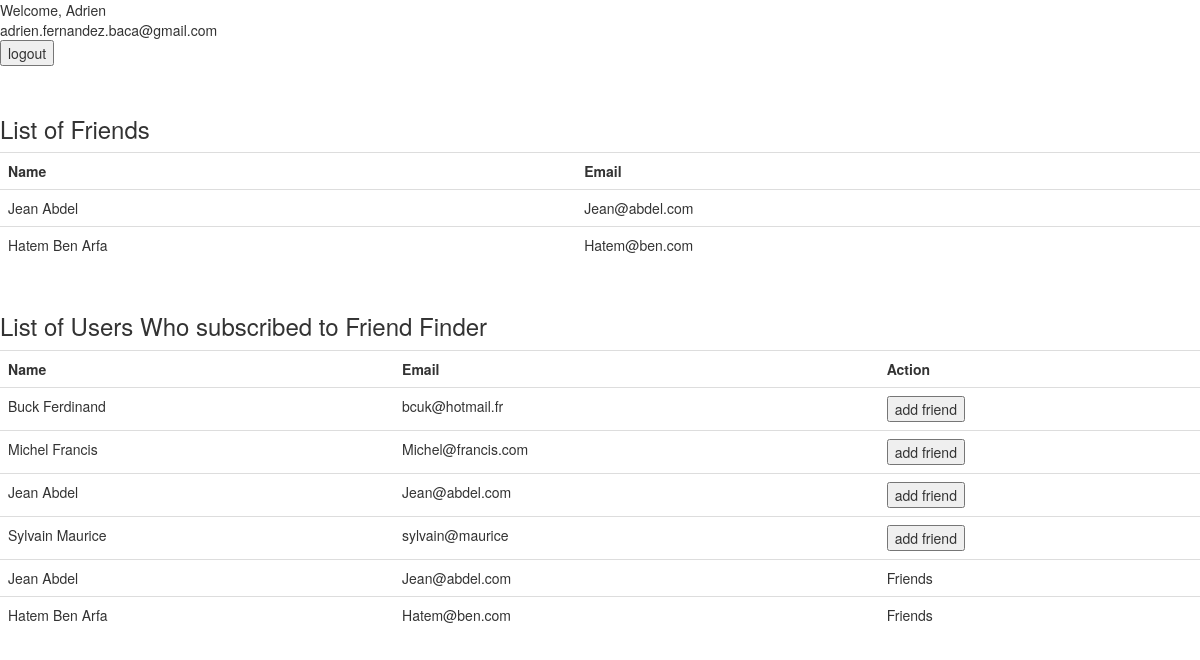
The app's page /home.php (signed in) with its own data.
### tables this page shows
CREATE TABLE `friends` (
  `users_id` int(11) NOT NULL,
  `friend_id` int(11) NOT NULL,
  KEY `fk_friends_users_idx` (`users_id`),
  KEY `fk_friends_users1_idx` (`friend_id`),
  CONSTRAINT `fk_friends_users` FOREIGN KEY (`users_id`) REFERENCES `users` (`id`) ON DELETE NO ACTION ON UPDATE NO ACTION,
  CONSTRAINT `fk_friends_users1` FOREIGN KEY (`friend_id`) REFERENCES `users` (`id`) ON DELETE NO ACTION ON UPDATE NO ACTION
);

CREATE TABLE `users` (
  `id` int(11) NOT NULL AUTO_INCREMENT,
  `first_name` varchar(100) NOT NULL,
  `last_name` varchar(100) NOT NULL,
  `email` varchar(100) NOT NULL,
  `password` varchar(250) NOT NULL,
  `created_at` datetime NOT NULL,
  `updated_at` datetime NOT NULL,
  PRIMARY KEY (`id`)
);

### connection.php (called while the page is built, shortened)
<?php
class Database{
	function fetch_all($query)
	{
	 $data = array();
	 $result = mysql_query($query);
	 while($row = mysql_fetch_assoc($result))
	 {
	  $data[] = $row;
	 }
	 return $data;
	}
}
 ?>

### home_process.php (called while the page is built, shortened)
<?php
include_once('connection.php');
foreach ($_SESSION['user'] as $row)
{
	foreach($row as $key => $value)
	{
	$user[$key] = $value;
	}
}
class Process
{
	public function __construct($user)
	{
		$this->connection = new Database('friends');
		$this->get_friends($user);
		$this->get_users($user);
	}
	function get_friends($user)
	{
		$query = "SELECT * FROM users
		LEFT JOIN friends ON users.id = friend_id
		WHERE users_id = {$user['id']};";
		$friends = $this->connection->fetch_all($query);
	}
	function get_users($user)
	{
		$query = "SELECT * FROM users
		LEFT JOIN friends ON users.id = friend_id
		WHERE id != {$user['id']} AND (friends.users_id IS NULL OR friends.users_id != {$user['id']});";
		$non_friends = $this->connection->fetch_all($query);
	}
}
$process = new Process($user);
?>

### home.php (the view, shortened to what this page needs)
<?php
require('home_process.php');
 ?>
<!doctype html>
<html lang="en">
<head>
	<link rel="stylesheet" href="//netdna.bootstrapcdn.com/bootstrap/3.0.0/css/bootstrap.min.css"/>
	<link rel="stylesheet" href="css/index.css">
</head>
<body>
	<?php
		echo "Welcome, {$user['first_name']} </br> {$user['email']}"
	 ?>
	<form method="post" action='home_process.php'>
		<input type="submit" value='logout'/>
	</form>
	<h3>List of Friends</h3>
	<table class='table'>
		<tr>
			<th>Name</th>
			<th>Email</th>
		</tr>
		<?php
			if(isset($_SESSION['friends']))
			{
				foreach ($_SESSION['friends'] as $row) {
					echo "
					<tr>
						<td>".$row['first_name']." ".$row['last_name']."</td>
						<td>".$row['email']."</td>
					</tr>";
				}
			}
			else
			{
			echo "
					<tr>
						<td>No friend yet</td>
						<td>No friend yet</td>
					</tr>";
			}
		?>
	</table>
	 <h3>List of Users Who subscribed to Friend Finder</h3>
	 	<table class='table'>
		<tr>
			<th>Name</th>
			<th>Email</th>
			<th>Action</th>
		</tr>
	<?php
		if(isset($_SESSION['friends']))
		{
			foreach ($_SESSION['non_friends'] as $row) {
				echo "
				<form action='home_process.php' method='post'>
					<tr>
							<td>".$row['first_name']." ".$row['last_name']."</td>
							<td>".$row['email']."</td>
							<td><input type='submit' value='add friend'/></td>
							<input type='hidden' name='add_friend' value='".$row['id']."'/>
					</tr>
				</form>";
			}
			foreach ($_SESSION['friends'] as $row) {
				echo "
				<tr>
					<td>".$row['first_name']." ".$row['last_name']."</td>
					<td>".$row['email']."</td>
					<td>Friends</td>
				</tr>";
			}
		}
	?>
	</table>
</body>
</html>

### css/index.css (style rules this page uses)
h3 { margin-top: 50px; }

### records on screen
friends: friend.first_name "Jean", friend.last_name "Abdel", friend.email "Jean@abdel.com"
friends: friend.first_name "Hatem", friend.last_name "Ben Arfa", friend.email "Hatem@ben.com"
users: first_name "Buck", last_name "Ferdinand", email "bcuk@hotmail.fr"
friends: friend.first_name "Michel", friend.last_name "Francis", friend.email "Michel@francis.com"
friends: friend.first_name "Jean", friend.last_name "Abdel", friend.email "Jean@abdel.com"
users: first_name "Sylvain", last_name "Maurice", email "sylvain@maurice"

### other values on screen
$user['first_name'] "Adrien"
$user['email'] "adrien.fernandez.baca@gmail.com"
